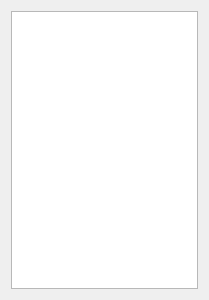
<?xml version="1.0" encoding="UTF-8"?>
<ui version="4.0">
 <class>QueryHistoryWidget</class>
 <widget class="QWidget" name="QueryHistoryWidget">
  <property name="geometry">
   <rect>
    <x>0</x>
    <y>0</y>
    <width>209</width>
    <height>300</height>
   </rect>
  </property>
  <property name="windowTitle">
   <string>Form</string>
  </property>
  <layout class="QGridLayout" name="gridLayout">
   <item row="0" column="0">
    <widget class="QListWidget" name="commandListWidget"/>
   </item>
  </layout>
 </widget>
 <resources/>
 <connections/>
</ui>
